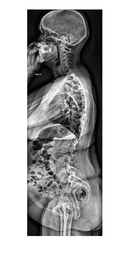
%> input picture SIFT_V1/constrasted_image2.png, 130 x 260 px, shrunk from 546 x 1095 before the run
$ octave SiftMain.m   (GNU Octave 9; MATLAB toolbox functions it lacks are replaced by stand-ins)
%> lines starting %> are read from the running program, lines starting %| are printed output that depends on the picture; in (x1, y1, x2, y2) boxes, pixels count from 0 and x2, y2 are one past the last pixel; in counts of white or black regions, pixels touching at a corner belong together; the program's own positions count from 1
%% Initialization
% Here, the x-axis correspond to coloum, while the y-axis correspond to row
clear all; close all;
img = imread('constrasted_image2.png');
%> img is the input picture: size 260x130x3 uint8; min 0, max 255, mean 178.3
[~,~,ColorChannel] = size(img);
%> ColorChannel = 3
if ColorChannel > 1
    img = rgb2gray(img);
%> img: size 260x130 uint8
end
img = double(img)/255;
%> img: size 260x130 double
ScaleSpaceNum = 3; % number of scale space intervals
SigmaOrigin = 2^0.5; % default sigma
ScaleFactor = 2^(1/ScaleSpaceNum);
StackNum = ScaleSpaceNum + 3; % number of stacks = number of scale space intervals + 3
OctaveNum = 3;
GaussianFilterSize = 21;
OctaveImage = {OctaveNum,StackNum}; % save the Gaussian-filtered results of image
OctaveImageDiff = {OctaveNum,StackNum-1}; % save the Difference of Gaussian-filtered results of image


%% Gaussian Convolution of Images in Each Octave
ImgOctave = cell(OctaveNum,1);
for Octave = 1:OctaveNum
    Sigma = SigmaOrigin * 2^(Octave-1); % when up to a new octave, double the sigma
    ImgOctave{Octave} = imresize(img, 2^(-(Octave-1)));
    for s = 1:StackNum
        SigmaScale = Sigma * ScaleFactor^(s-2);
        % calculate Guassian kernel
        GaussianFilter = fspecial('gaussian',[GaussianFilterSize,GaussianFilterSize],SigmaScale);
        % do convolution with Gassian kernel
        OctaveImage{Octave,s} = imfilter(ImgOctave{Octave}, GaussianFilter,'symmetric');
    end
end
%> after the loop, ImgOctave = 3 items; OctaveImage = 18 items
% calculate difference of Gaussian (in original paper eq.1)
for Octave = 1:OctaveNum
    for s = 1:StackNum-1
        OctaveImageDiff{Octave,s} = OctaveImage{Octave,s+1} - OctaveImage{Octave,s};
    end
end
%> after the loop, OctaveImageDiff = 15 items
%% Find the local minima and maxima between stacks
DiffMinMaxMap = cell(OctaveNum,StackNum-3);
for Octave = 1:OctaveNum
    for s = 2:size(OctaveImageDiff,2)-1
        CompareDiffImg = zeros(size(OctaveImage{Octave,1},1)-2,size(OctaveImage{Octave,1},2)-2,27);
        indx = 0; % 3rd dimension indx for CompareDiffImg
        for s2 = s-1:s+1
            for k = 1:9
                [i,j] = ind2sub([3,3],k);
                CompareDiffImg(:,:,indx+k) = OctaveImageDiff{Octave,s2}(i:end-3+i,j:end-3+j);
            end
            indx = indx + 9;
        end
        [~,MinMap] = min(CompareDiffImg,[],3);
        MinMap = (MinMap == 14);
        [~,MaxMap] = max(CompareDiffImg,[],3);
        MaxMap = (MaxMap == 14);
        DiffMinMaxMap{Octave,s-1} = MinMap + MaxMap; % the center indx is 9 + 5 = 14
    end
end
%> after the loop, DiffMinMaxMap = 9 items

%% Accurate keypoint localization
UnstableExtremaThreshold = 0.03; % set the threshold as 0.03 (the same as the original paper)
DiffMinMaxMapAccurate = DiffMinMaxMap;
%> DiffMinMaxMapAccurate = 9 items
for Octave = 1:OctaveNum
    Sigma = SigmaOrigin * 2^(Octave-1);
    for DiffMinMaxMapIndx = 1:size(DiffMinMaxMap,2)
        Map = DiffMinMaxMap{Octave,DiffMinMaxMapIndx};
        SSCindx = find(Map); % Scale-Space-Corner Index
        if isempty(SSCindx)
            continue;
        end
        for ssc = 1:length(SSCindx)
            [Row,Col] = ind2sub([size(Map,1),size(Map,2)], SSCindx(ssc));
            if (Row <= 1) || (Row >= size(Map,1)) || (Col <= 1) || (Col >= size(Map,2))
                DiffMinMaxMapAccurate{Octave,DiffMinMaxMapIndx}(Row,Col) = 0; % discard out of matrix boundary
                continue;
            end
            RowDiff = OctaveImageDiff{Octave,DiffMinMaxMapIndx+1}(Row+1,Col) - OctaveImageDiff{Octave,DiffMinMaxMapIndx+1}(Row-1,Col);
            ColDiff = OctaveImageDiff{Octave,DiffMinMaxMapIndx+1}(Row,Col+1) - OctaveImageDiff{Octave,DiffMinMaxMapIndx+1}(Row,Col-1);
            ScaleDiff = OctaveImageDiff{Octave,DiffMinMaxMapIndx+2}(Row,Col) - OctaveImageDiff{Octave,DiffMinMaxMapIndx}(Row,Col);
            offset = [2; 2; Sigma * ScaleFactor^(DiffMinMaxMapIndx) - Sigma * ScaleFactor^(DiffMinMaxMapIndx-2)];
            DxHat = OctaveImageDiff{Octave,DiffMinMaxMapIndx+1}(Row,Col) + 0.5 * ([RowDiff,ColDiff,ScaleDiff] * offset);
            if abs(DxHat) < UnstableExtremaThreshold
                DiffMinMaxMapAccurate{Octave,DiffMinMaxMapIndx}(Row,Col) = 0; % discard unstable extrema
            end
        end
    end
end
%% Eliminating edge responses
gamma = 10; % set the threshold gamma as 10 (the same as the original paper)
DetermineThreshold = (gamma + 1)^2 / gamma;
DiffMinMaxMapNoEdge = DiffMinMaxMapAccurate;
%> DiffMinMaxMapNoEdge = 9 items
for Octave = 1:OctaveNum
    for DiffMinMaxMapIndx = 1:size(DiffMinMaxMap,2)
        Map = DiffMinMaxMapAccurate{Octave,DiffMinMaxMapIndx};
        SSCindx = find(Map); % Scale-Space-Corner Index
        if isempty(SSCindx)
            continue;
        end
        for ssc = 1:length(SSCindx)
            [Row,Col] = ind2sub([size(Map,1),size(Map,2)], SSCindx(ssc));
            if (Row <= 1) || (Row >= size(Map,1)) || (Col <= 1) || (Col >= size(Map,2))
                DiffMinMaxMapNoEdge{Octave,DiffMinMaxMapIndx}(Row,Col) = 0; % discard out of matrix boundary
                continue;
            end
            Dyy = OctaveImageDiff{Octave,DiffMinMaxMapIndx+1}(Row+1,Col) - 2*OctaveImageDiff{Octave,DiffMinMaxMapIndx+1}(Row,Col) + OctaveImageDiff{Octave,DiffMinMaxMapIndx+1}(Row-1,Col);
            Dxx = OctaveImageDiff{Octave,DiffMinMaxMapIndx+1}(Row,Col+1) - 2*OctaveImageDiff{Octave,DiffMinMaxMapIndx+1}(Row,Col) + OctaveImageDiff{Octave,DiffMinMaxMapIndx+1}(Row,Col-1);
            Dxy = OctaveImageDiff{Octave,DiffMinMaxMapIndx+1}(Row-1,Col+1) - OctaveImageDiff{Octave,DiffMinMaxMapIndx+1}(Row-1,Col-1) - OctaveImageDiff{Octave,DiffMinMaxMapIndx+1}(Row+1,Col+1) + OctaveImageDiff{Octave,DiffMinMaxMapIndx+1}(Row+1,Col-1);
            TrH = Dxx + Dyy;
            DetH = Dxx*Dyy - Dxy^2;
            if ((TrH^2 / DetH) >= DetermineThreshold)
                DiffMinMaxMapNoEdge{Octave,DiffMinMaxMapIndx}(Row,Col) = 0; % discard unstable extrema
            end
        end
    end
end

%% SIFT feature descriptors generation
% the patch size for dominant orientation calculation is 9;
% the patch size for feature transformation is 16;
DominantOrientation = cell(size(DiffMinMaxMap));
%> DominantOrientation = {[], [], [], [], [], [], [], [], []}
SIFT = cell(size(DiffMinMaxMap));
%> SIFT = {[], [], [], [], [], [], [], [], []}
for Octave = 1:OctaveNum
    Sigma = SigmaOrigin * 2^(Octave-1); % when up to a new octave, double the sigma
    for DiffMinMaxMapIndx = 1:size(DiffMinMaxMap,2)
        stack = DiffMinMaxMapIndx+1;
        SigmaScale = Sigma * ScaleFactor^(stack-2);
        GaussianSmoothedImage = OctaveImage{Octave,stack};
        Map = DiffMinMaxMapNoEdge{Octave,DiffMinMaxMapIndx};
        SSCindx = find(Map); % Scale-Space-Corner Index
        if isempty(SSCindx)
            continue;
        end
        DomOri = zeros(length(SSCindx),2,36); % first column is for sita, second column is for magnitude
        sift = zeros(length(SSCindx),128,36);
        for ssc = 1:length(SSCindx)
            [Row,Col] = ind2sub([size(Map,1),size(Map,2)], SSCindx(ssc));
            Row = Row+1; Col = Col+1; % offset = [1,1];
            if (Row <= 10) || (Row >= size(GaussianSmoothedImage,1)-8) || (Col <= 10) || (Col >= size(GaussianSmoothedImage,2)-8)
                % skip if out of boundary
                continue;
            end
            % magnitude and sita of sample points in the patch
            mag = ((GaussianSmoothedImage(Row-8:Row+7,Col-7:Col+8) - GaussianSmoothedImage(Row-8:Row+7,Col-9:Col+6)).^2 + (GaussianSmoothedImage(Row-7:Row+8,Col-8:Col+7) - GaussianSmoothedImage(Row-9:Row+6,Col-8:Col+7)).^2).^0.5;
            sita = atan2((GaussianSmoothedImage(Row-7:Row+8,Col-8:Col+7) - GaussianSmoothedImage(Row-9:Row+6,Col-8:Col+7)),(GaussianSmoothedImage(Row-8:Row+7,Col-7:Col+8) - GaussianSmoothedImage(Row-8:Row+7,Col-9:Col+6)));
            sita = mod(sita + 2*pi, 2*pi); % the range of atan2 function is -pi~pi, map it to 0~2*pi
            % Dominant orientation calculation
            GaussianFilter = fspecial('gaussian',[9,9],1.5*SigmaScale);
            Dmag = mag(5:13,5:13).* GaussianFilter; % magnitude is weighted by gaussian filter
            sitaquantize = mod(sita(5:13,5:13) + pi/36,2*pi);
            sitaquantize = floor(sitaquantize / (2*pi/36));
            sitabin = zeros(36,1);
            for patchindx = 1:9^2
                sitabin(sitaquantize(patchindx)+1) = sitabin(sitaquantize(patchindx)+1) + Dmag(patchindx);
            end
            maxsitabin = max(sitabin);
            DominantOriBin = find((sitabin / maxsitabin) >= 0.8); % duplicate the feature when non-maximum magnitude of orientation is also big
            DominantOriSita = (DominantOriBin-1)*(2*pi/36);
            DomOri(ssc,1,1:length(DominantOriSita)) = DominantOriSita;
            DomOri(ssc,2,1:length(DominantOriSita)) = sitabin((sitabin / maxsitabin) >= 0.8);
            % SIFT feature calculation
            for DomOriIndx = 1:length(DominantOriSita)
                GaussianFilter = fspecial('gaussian',[16,16],8);
                Smag = mag.* GaussianFilter;
                sitaquantize = mod(sita - DominantOriSita(DomOriIndx) + pi/8 + 2*pi,2*pi);
                sitaquantize = floor(sitaquantize / (2*pi/8));
                sitabin = zeros(8,4,4);
                for patchindx = 1:16^2
                    [row,col] = ind2sub([16,16], patchindx);
                    row = floor((row-1)/4)+1;
                    col = floor((col-1)/4)+1;
                    sitabin(sitaquantize(patchindx)+1,row,col) = sitabin(sitaquantize(patchindx)+1,row,col) + Smag(patchindx);
                end
                sitabin = bsxfun(@times,sitabin,sum(sitabin.^2,1).^(-0.5)); % normalize the vector
                sitabin(sitabin > 0.2) = 0.2; % threshold the maximum value as 0.2
                sitabin = bsxfun(@times,sitabin,sum(sitabin.^2,1).^(-0.5)); % renormalize
                sift(ssc,:,DomOriIndx) = sitabin(:);
            end
        end
        DominantOrientation{Octave,DiffMinMaxMapIndx} = DomOri;
        SIFT{Octave,DiffMinMaxMapIndx} = sift;
    end
end
%> after the loop, DominantOrientation = 9 items; SIFT = 9 items

%% Show results (this part of code is just for verification, and is a mess...)
% [10 lines of commented-out code are left out]
imgtemp4 = img*0.5;
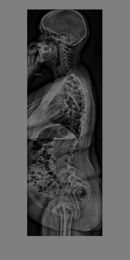
%> imgtemp4: size 260x130 double; min 0, max 0.5, mean 0.35
figure,imshow(uint8(imgtemp4*255));
for i = 1:3
for j = 1:3
for k = 1:2
if isempty(DominantOrientation{i,j})
continue
end
DomOri = DominantOrientation{i,j}(:,:,k);
DOx = cos(DomOri(:,1)).*DomOri(:,2)*200;
DOy = sin(DomOri(:,1)).*DomOri(:,2)*200;
Map = DiffMinMaxMapNoEdge{i,j};
SSCindx = find(Map); % Scale-Space-Corner Index
for ssc = 1:length(SSCindx)
    hold on;
    [Row,Col] = ind2sub([size(Map,1),size(Map,2)], SSCindx(ssc));
    Row = Row*2^(i-1)+1; Col = Col*2^(i-1)+1; % offset = [1,1];
    if (Row > size(img,1)) || (Col > size(img,2))
        continue
    end
    quiver(Col,Row,DOx(ssc),DOy(ssc),'r')
end
end
end
end
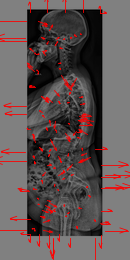
%> figure redrawn from the program's plot data
hold off;
%
imgtemp5 = img*0.5;
for i = 1:3
for j = 1:3
for k = 1:2
if isempty(DominantOrientation{i,j})
continue
end
Map = DiffMinMaxMapNoEdge{i,j};
SSCindx = find(Map); % Scale-Space-Corner Index
for ssc = 1:length(SSCindx)
    [Row,Col] = ind2sub([size(Map,1),size(Map,2)], SSCindx(ssc));
    Row = Row*2^(i-1)+1; Col = Col*2^(i-1)+1; % offset = [1,1];
    if (Row > size(img,1)) || (Col > size(img,2))
        continue
    end
    imgtemp5(Row,Col) = 1;
end
end
end
end
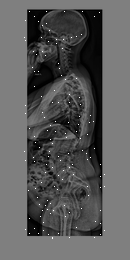
%> imgtemp5: size 260x130 double; 0.41% of pixels changed, all inside (x1, y1, x2, y2) = (24, 11, 105, 239)
figure,imshow(uint8(imgtemp5*255));

$ run again, with SIFT_V1/constrasted_image1.png copied over SIFT_V1/constrasted_image2.png
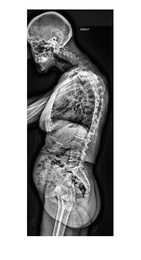
%> input picture SIFT_V1/constrasted_image1.png, 141 x 260 px, shrunk from 595 x 1101 before the run
%> img is the input picture: size 260x141x3 uint8; min 0, max 255, mean 163.4
%> after the loop `for Octave = 1:OctaveNum`: ImgOctave = 3 items; OctaveImage = 18 items
%> after the loop `for Octave = 1:OctaveNum`: OctaveImageDiff = 15 items
%> after the loop `for Octave = 1:OctaveNum`: DiffMinMaxMap = 9 items
%> `DominantOrientation = cell(size(DiffMinMaxMap));`: DominantOrientation = {[], [], [], [], [], [], [], [], []}
%> after the loop `for Octave = 1:OctaveNum`: DominantOrientation = 9 items
%> after the loop `for i = 1:3`:
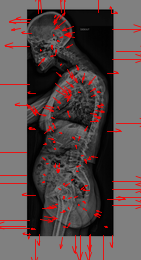
%> figure redrawn from the program's plot data
%> after the loop `for i = 1:3`:
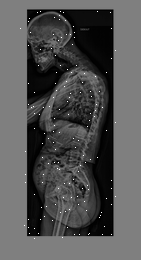
%> imgtemp5: size 260x141 double; min 0, max 1, mean 0.324
